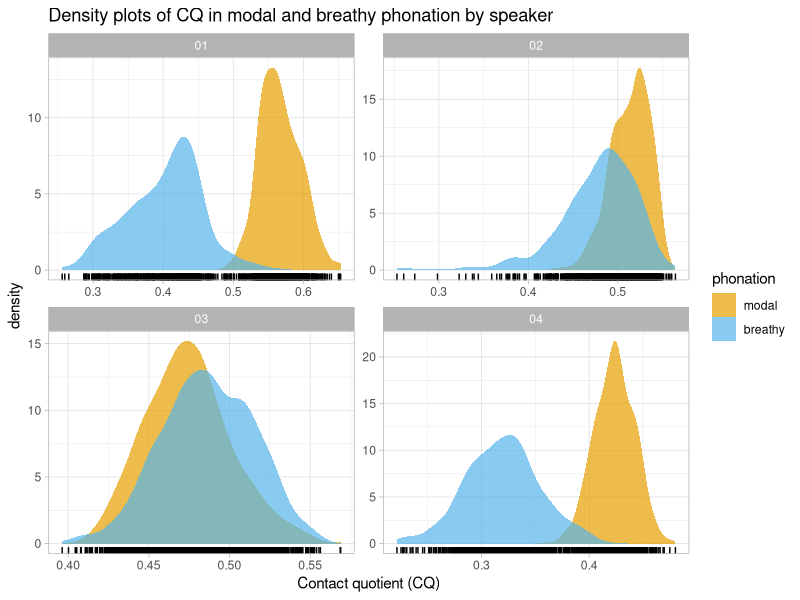
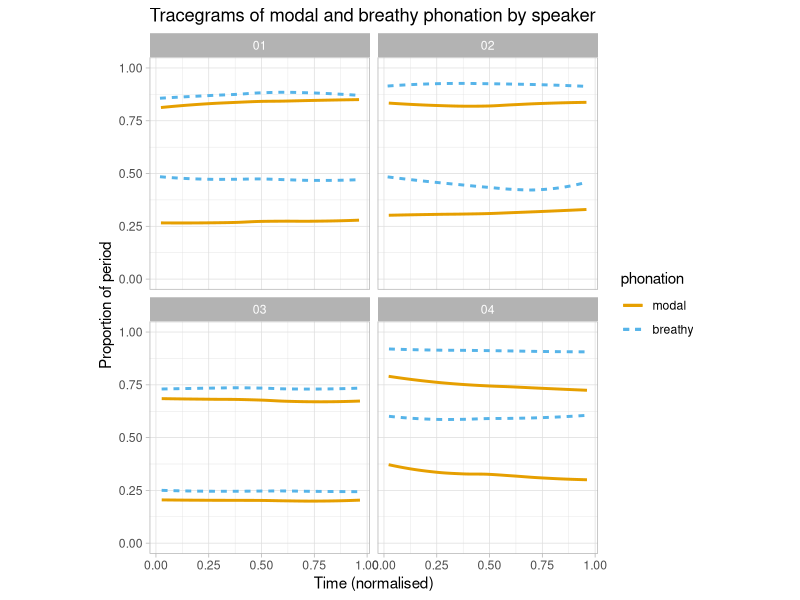

These figures' R source, in order:
## ---- chunk 1
knitr::opts_chunk$set(echo = FALSE)
knitr::opts_knit$set(root.dir = normalizePath("./"))
library(tidyverse)
theme_set(theme_light())
cbPalette <- c("#E69F00", "#56B4E9", "#009E73", "#F0E442", "#0072B2", "#D55E00", "#CC79A7", "#999999")
## ---- chunk 2
tracegram <- read_csv("./datasets/tracegram.csv") %>%
  separate(file, c("speaker", "phonation")) %>%
  mutate_if(is.character, as.factor) %>%
  mutate(
    phonation = factor(phonation, levels = c("modal", "breathy")),
    contact_quotient = degg_minimum - degg_maximum
  )
## ---- chunk 3
tracegram %>%
  ggplot(aes(contact_quotient, fill = phonation)) +
  geom_density(alpha = 0.7, size = 0) +
  facet_wrap(~ speaker, scales = "free") +
  geom_rug() +
  scale_fill_manual(values = cbPalette) +
  theme_light() +
  labs(
    title = "Density plots of CQ in modal and breathy phonation by speaker",
    x = "Contact quotient (CQ)"
  )
## ---- chunk 4
tracegram %>%
  ggplot(aes(time, colour = phonation, linetype = phonation)) +
  geom_smooth(aes(y = degg_maximum), se = F) +
  geom_smooth(aes(y = degg_minimum), se = F) +
  facet_wrap(~speaker) +
  scale_colour_manual(values = cbPalette) +
  coord_fixed(ratio = 1) +
  ylim(0, 1) +
  labs(
    title = "Tracegrams of modal and breathy phonation by speaker",
    x = "Time (normalised)",
    y = "Proportion of period"
  )
